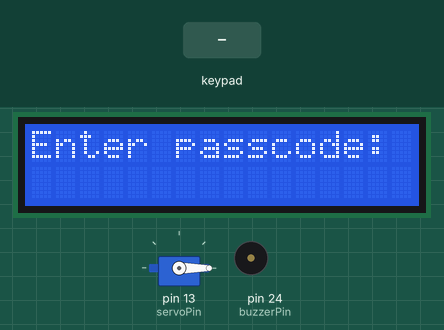
This sketch was run on a simulated Arduino Mega 2560, built with avr-gcc and run on an emulated ATmega2560. Parts: 16×2 character LCD, servo, buzzer (waves = sounding, pin HIGH). Inputs (shaded band) come from the test bench. What the sketch prints to the serial monitor is not drawn.

Above: at 1.2 s.
1.3 s: keypad keys 1 2 3 4 # pressed 0.4 s apart
At 3.2 s:
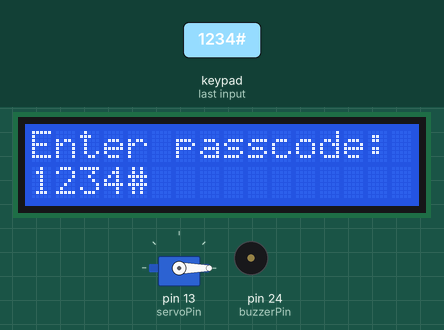
At 5.6 s:
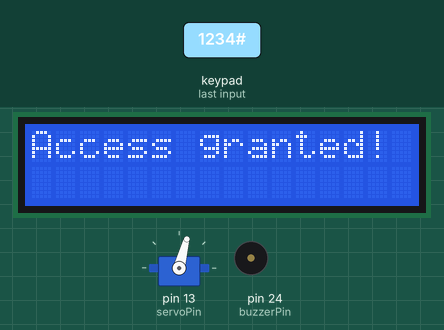
Timing chart, 0 to 13.1 s (numbered marks = the images above; inputs shaded):
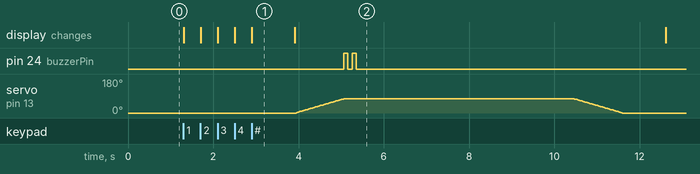

The sketch:

KeypadDoorLock.ino
```cpp
/**************************************************
Contributors:       Shreekavin Umasankar, Fawaaz Kamali
                    Siddiqui, Gursahaj Chawla, Yajav
                    Trivedi, Sam Mamkottil, Joshua
                    Kollanur, Lemi Miyu
Last Update:      	23 November 2023
===================================================
Description:      	Contains program for a door lock system
                    controlled through a 4x4 matrix keypad.
                    This project was controlled through
                    an Arduino Mega.
===================================================
Connections:      	R1:     9
                    R2:     8
                    R3:     7
                    R4:     6
                    C1:     5
                    C2:     4
                    C3:     3
                    C4:     2
                    rs:     42
                    e:      44
                    d4:     51
                    d5:     53
                    d6:     50
                    d7:     52
                    buzzer: 24
                    servo:  13
**************************************************/


#include <Keypad.h>
#include <LiquidCrystal.h>
#include <Servo.h>


// Variable declarations
const byte rows = 4;
const byte cols = 4;
char keys [rows][cols] = {
     {'1' , '2' , '3', 'A' },
     {'4' , '5' , '6', 'B'},
     {'7' , '8' , '9', 'C' },
     {'*' , '0' , '#', 'D' }
};
String password = "1234#";
String input = "";
byte rowPins[rows] = {9, 8, 7, 6};
byte colPins[cols] = {5, 4, 3, 2};
Keypad keypad = Keypad(makeKeymap(keys), rowPins, colPins, rows, cols);

int rs = 42;
int e = 44;
int d4 = 51;
int d5 = 53;
int d6 = 50;
int d7 = 52;

int buzzerPin = 24;
int servoPin = 13;

// Instantiations - for devices with separate libraries
LiquidCrystal lcd(rs, e, d4, d5, d6, d7);
Servo servo;


void setup() {
    // Initialize Connections
    Serial.begin(9600);
    lcd.begin(16,2);
    pinMode(buzzerPin, OUTPUT);
    servo.attach(servoPin);

}

void loop() {

    // Main Program
    // Initialize Conditions
    input = "";
    servo.write(0);

    Serial.println("Enter a number: ");
    lcd.clear();
    lcd.setCursor(0, 0);
    lcd.print("Enter passcode:");
    lcd.setCursor(0, 1);

    // Collect passcode
    for (int i = 0; i < 5; i++)
    {
        char userInput = getNumber();
        lcd.print(userInput);
        input += userInput;
    }
    delay(1000);
    lcd.clear();
    lcd.setCursor(0,0);

    // validate input
    if (input.equals(password))
    {
        lcd.print("Access granted!");
        unlockDoor();
        for (int i = 0; i < 2; i ++) // very short buzzer beeps
        {
        digitalWrite(buzzerPin, HIGH);
        delay(100);
        digitalWrite(buzzerPin, LOW);
        delay(100);
        }
        delay(5000);
        lockDoor();
    }
    else
    {
        lcd.print("Access denied!");
        digitalWrite(buzzerPin, HIGH); // long buzzer beep
        delay(1000);
        digitalWrite(buzzerPin, LOW);
        delay(1000);
    }
    delay(1000);


}

// method to collect individual characters from keypad
char getNumber()
{
    char key = keypad.waitForKey();
    if (key)
    {
        return key;
    }

}

// method to unlock bolt using servo
void unlockDoor()
{
    for (int pos = 0; pos <= 75; pos ++)
    {
        servo.write(pos);
        delay(15);
    }
}

// method to lock bolt using servo
void lockDoor()
{
    for (int pos = 75; pos >= 0; pos --)
    {
        servo.write(pos);
        delay(15);
    }
}
```

Measured:
- after the input at 1.3 s, pin 24 (buzzerPin): alternates HIGH for 0.10 s and LOW for 0.10 s, 4 changes in all, then stays LOW, starting after 3.8 s; servo on pin 13 (servoPin): rises from 0° to 75° in 1.1 s, then falls to 0° in 6.5 s; the display: first changes at once (image 1 shows a later state)
- what the display in image 1 shows lasts 1.0 s, from 2.9 s to 3.9 s
